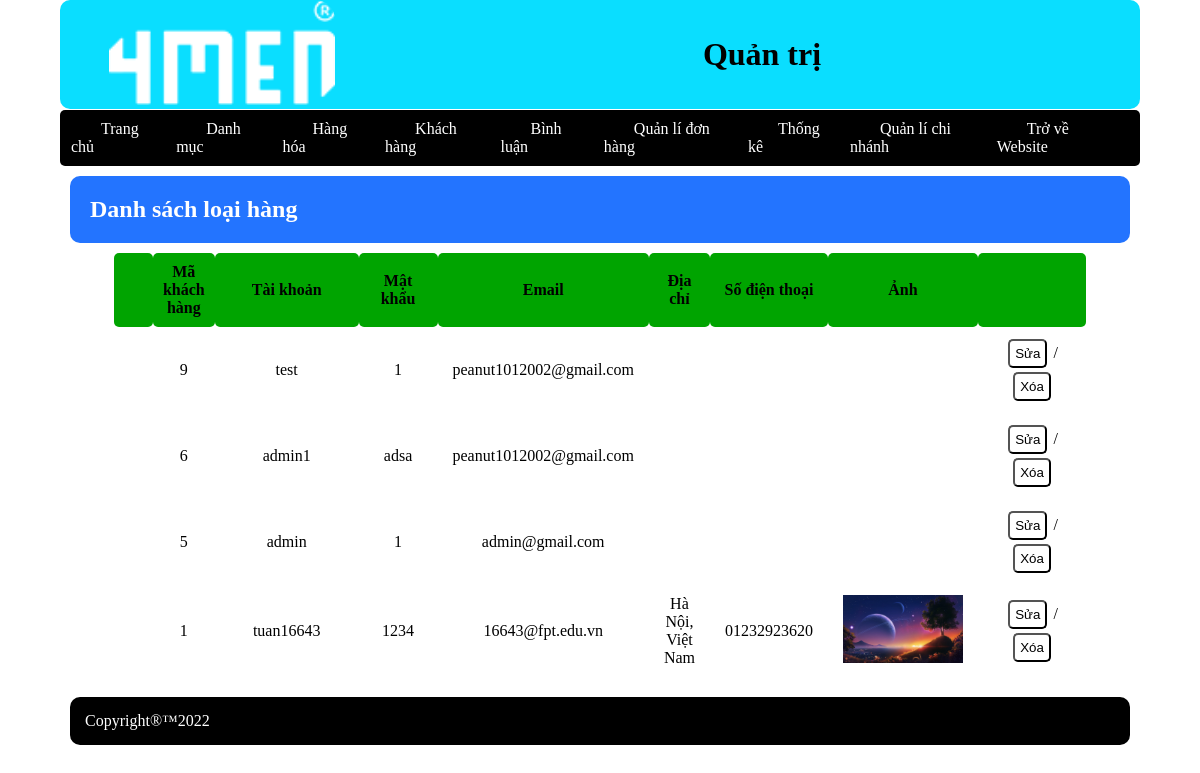
/admin/danhsach_taikhoan.php (signed in), run on the app's committed database.
### tables this page shows
CREATE TABLE `tai_khoan` (
  `ma_kh` int(11) NOT NULL,
  `user` varchar(50) NOT NULL,
  `pass` varchar(50) NOT NULL,
  `email` varchar(255) NOT NULL,
  `diachi` varchar(250) DEFAULT NULL,
  `sdt` varchar(11) DEFAULT NULL,
  `vai_tro` tinyint(4) NOT NULL DEFAULT 0,
  `anh_dai_dien` varchar(255) NOT NULL,
  `ten_kh` varchar(100) NOT NULL
);

### pdo/pdo.php (called while the page is built, shortened)
<?php
function pdo_get_connection()
{
    $dburl = "mysql:host=localhost;dbname=xshop2;charset=utf8";
    $username = 'root';
    $password = '';
    $conn = new PDO($dburl, $username, $password);
    $conn->setAttribute(PDO::ATTR_ERRMODE, PDO::ERRMODE_EXCEPTION);
    return $conn;
}
function pdo_query($sql)
{
    $sql_args = array_slice(func_get_args(), 1);
    try {
        $conn = pdo_get_connection();
        $stmt = $conn->prepare($sql);
        $stmt->execute($sql_args);
        $rows = $stmt->fetchAll();
        return $rows;
    } catch (PDOException $e) {
        throw $e;
    } finally {
        unset($conn);
    }
}

### admin/danhsach_taikhoan.php (the view, shortened to what this page needs)
<?php
include 'headeradmin.php';
include '../pdo/pdo.php';
$sql = "SELECT * FROM tai_khoan order by ma_kh desc";
$dstk = pdo_query($sql);
?>
<div class="title-page">
    <h2>Danh sách loại hàng</h2>
</div>
<div class="dshang_hoa mb">
    <table>
        <tr>
            <th></th>
            <th>Mã khách hàng</th>
            <th>Tài khoản</th>
            <th>Mật khẩu</th>
            <th>Email</th>
            <th>Địa chỉ</th>
            <th>Số điện thoại</th>
            <th>Ảnh</th>
            <th></th>
        </tr>
        <?php foreach ($dstk as $ds) : ?>
            <tr>
                <td></td>
                <td><?= $ds['ma_kh'] ?></td>
                <td><?= $ds['user'] ?></td>
                <td><?= $ds['pass'] ?></td>
                <td><?= $ds['email'] ?></td>
                <td><?= $ds['diachi'] ?></td>
                <td><?= $ds['sdt'] ?></td>
                <td><img src="../img_user/<?= $ds['anh_dai_dien'] ?>" width="120px" alt=""></td>
                <td><a href="sua_tk.php?ma_kh=<?= $ds['ma_kh'] ?>"><input type="button" value="Sửa"></a> / <a href="xoa_tk.php?ma_kh=<?= $ds['ma_kh'] ?>"><input type="button" value="Xóa"></a></td>
            </tr>
        <?php endforeach ?>
    </table>
</div>
<?php
include  'footeradmin.php';
?>

### css/style2.css (style rules this page uses)
* { box-sizing: border-box; margin: 0 auto; padding: 0px; }
.title-page { color: white; background-color: rgb(35, 116, 255); margin: 10px; padding: 20px; border-radius: 10px; }
.mb { margin-bottom: 5px; }
input[type="submit"], input[type="reset"], input[type="button"] { padding: 5px; margin: 2px; background-color: white; border-radius: 5px; }
.dshang_hoa table { width: 90%; border-collapse: collapse; margin-bottom: 20px; }
.dshang_hoa table th:nth-child(1) { width: 5%; padding: 10px; border-radius: 5px; background-color: rgb(0, 164, 0); }
.dshang_hoa table th:nth-child(2) { width: 5%; padding: 10px; border-radius: 5px; background-color: rgb(0, 164, 0); }
.dshang_hoa table th:nth-child(3) { width: 20%; padding: 10px; border-radius: 5px; background-color: rgb(0, 164, 0); }
.dshang_hoa table th:nth-child(4) { width: 10%; padding: 10px; border-radius: 5px; background-color: rgb(0, 164, 0); }
.dshang_hoa table th:nth-child(5) { width: 5%; padding: 10px; border-radius: 5px; background-color: rgb(0, 164, 0); }
.dshang_hoa table th:nth-child(6) { width: 5%; padding: 10px; border-radius: 5px; background-color: rgb(0, 164, 0); }
.dshang_hoa table th:nth-child(7) { width: 10%; padding: 10px; border-radius: 5px; background-color: rgb(0, 164, 0); }
.dshang_hoa table th:nth-child(8) { width: 5%; padding: 10px; border-radius: 5px; background-color: rgb(0, 164, 0); }
.dshang_hoa table th:nth-child(9) { width: 15%; padding: 10px; border-radius: 5px; background-color: rgb(0, 164, 0); }
.dshang_hoa table td { padding: 10px 15px; text-align: center; }

### data on the page
tai_khoan: ma_kh "9", user "test", pass "1", email "peanut1012002@gmail.com"
tai_khoan: ma_kh "6", user "admin1", pass "adsa", email "peanut1012002@gmail.com"
tai_khoan: ma_kh "5", user "admin", pass "1", email "admin@gmail.com"
tai_khoan: ma_kh "1", user "tuan16643", pass "1234", email "16643@fpt.edu.vn", diachi "Hà Nội, Việt Nam", sdt "01232923620", anh_dai_dien (picture)
